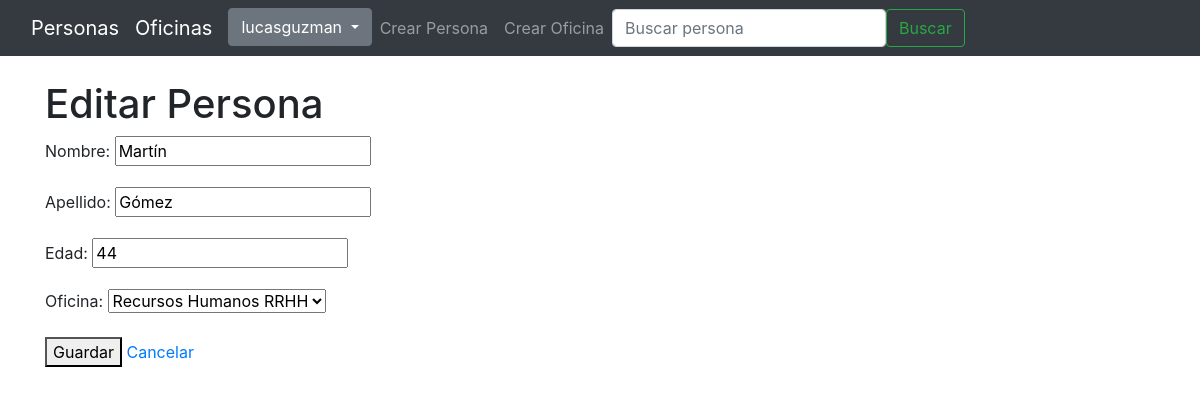
The page /persona/editar/1/ (signed in) on the database its author committed.
### persona/models.py (models this page shows, shortened)
class Persona(models.Model):
    nombre = models.CharField(verbose_name="Nombre", max_length=50)
    apellido = models.CharField(verbose_name="Apellido", max_length=50)
    edad = models.IntegerField(verbose_name="Edad")
    oficina = models.ForeignKey('oficina.Oficina', on_delete=models.CASCADE)
    class Meta:
        verbose_name = 'Persona'
        verbose_name_plural = 'Personas'

### oficina/models.py (models this page shows)
class Oficina(models.Model):
    nombre = models.CharField(verbose_name="Nombre", max_length=50)
    nombre_corto = models.CharField(verbose_name="Nombre Corto", max_length=20)
    class Meta:
        verbose_name = 'Oficina'
        verbose_name_plural = 'Oficinas'
    def __str__(self):
        return f"{self.nombre} {self.nombre_corto}"

### persona/views.py (the view)
class PersonaUpdateView(LoginRequiredMixin,UpdateView):
    model = Persona
    template_name = "persona/editar.html"
    fields = ["nombre", "apellido", "edad", "oficina"]
    success_url = reverse_lazy("persona:lista")

### templates/persona/editar.html (shortened to what this page needs)
{% extends 'base.html' %}
{% block content %}
<h1>Editar Persona</h1>
<form method="post">
    {{ form.as_p }}
    <button type="submit">Guardar</button>
    <a href="{% url 'persona:lista' %}">Cancelar</a>
{% endblock content %}

### templates/navbar.html (shortened to what this page needs)
<nav class="navbar navbar-expand-lg navbar-dark bg-dark mb-4">
  <div class="container-fluid">
    <a class="navbar-brand" href="{% url 'persona:lista' %}">Personas</a>
    <a class="navbar-brand" href="{% url 'oficina:lista' %}">Oficinas</a>
    <div class="collapse navbar-collapse" id="navbarNav">
      <ul class="navbar-nav me-auto mb-2 mb-lg-0">
        {% if user.is_authenticated %}
          <li class="nav-item dropdown">
            <button class="btn btn-secondary dropdown-toggle" type="button" data-bs-toggle="dropdown" aria-expanded="false">
              {{ user.username }}
            </button>
          </li>
        {% else %}
          <li class="nav-item">
            <a class="nav-link" href="{% url 'account_login' %}">Iniciar Sesión</a>
          </li>
        {% endif %}
        <li class="nav-item">
          <a class="nav-link" href="{% url 'persona:crear' %}">Crear Persona</a>
        </li>
        <li class="nav-item">
          <a class="nav-link" href="{% url 'oficina:crear' %}">Crear Oficina</a>
        </li>
      </ul>
      <form class="d-flex me-3" role="search" action="{% url 'persona:buscar' %}">
        <input class="form-control me-2" type="search" placeholder="Buscar persona" aria-label="Buscar" name="q">
        <button class="btn btn-outline-success" type="submit">Buscar</button>
      </form>
    </div>
  </div>
</nav>

### rows shown on the page
Persona: nombre "Martín", apellido "Gómez", edad "44", oficina "Recursos Humanos RRHH"

### other values the page prints
{{ user.username }} "lucasguzman"
